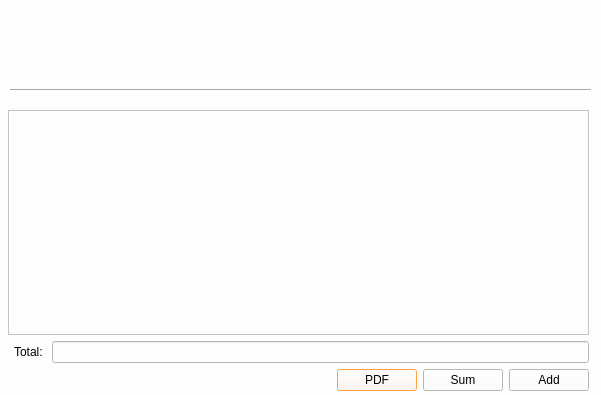
<?xml version="1.0" encoding="UTF-8"?>
<ui version="4.0">
 <class>Bills</class>
 <widget class="QDialog" name="Bills">
  <property name="geometry">
   <rect>
    <x>0</x>
    <y>0</y>
    <width>601</width>
    <height>395</height>
   </rect>
  </property>
  <property name="windowTitle">
   <string>Dialog</string>
  </property>
  <property name="styleSheet">
   <string notr="true">background-color: rgb(253, 253, 253);
selection-background-color: rgb(245, 121, 0);</string>
  </property>
  <widget class="QWidget" name="layoutWidget">
   <property name="geometry">
    <rect>
     <x>8</x>
     <y>110</y>
     <width>581</width>
     <height>281</height>
    </rect>
   </property>
   <layout class="QVBoxLayout" name="verticalLayout">
    <item>
     <widget class="QTableWidget" name="tableWidget"/>
    </item>
    <item>
     <layout class="QHBoxLayout" name="horizontalLayout_2">
      <item>
       <widget class="Line" name="line_2">
        <property name="orientation">
         <enum>Qt::Horizontal</enum>
        </property>
       </widget>
      </item>
      <item>
       <widget class="QLabel" name="label_2">
        <property name="text">
         <string>Total: </string>
        </property>
       </widget>
      </item>
      <item>
       <widget class="QLineEdit" name="lineEdit"/>
      </item>
     </layout>
    </item>
    <item>
     <layout class="QHBoxLayout" name="horizontalLayout_3">
      <item>
       <spacer name="horizontalSpacer">
        <property name="orientation">
         <enum>Qt::Horizontal</enum>
        </property>
        <property name="sizeHint" stdset="0">
         <size>
          <width>368</width>
          <height>20</height>
         </size>
        </property>
       </spacer>
      </item>
      <item>
       <widget class="QPushButton" name="pushButton_3">
        <property name="text">
         <string>PDF</string>
        </property>
       </widget>
      </item>
      <item>
       <widget class="QPushButton" name="pushButton">
        <property name="text">
         <string>Sum</string>
        </property>
       </widget>
      </item>
      <item>
       <widget class="QPushButton" name="pushButton_2">
        <property name="text">
         <string>Add</string>
        </property>
       </widget>
      </item>
     </layout>
    </item>
   </layout>
  </widget>
  <widget class="QWidget" name="widget" native="true">
   <property name="geometry">
    <rect>
     <x>238</x>
     <y>10</y>
     <width>121</width>
     <height>80</height>
    </rect>
   </property>
   <property name="styleSheet">
    <string notr="true">image: url(:/images/icons-coins-80.png);</string>
   </property>
  </widget>
  <widget class="Line" name="line">
   <property name="geometry">
    <rect>
     <x>10</x>
     <y>80</y>
     <width>581</width>
     <height>20</height>
    </rect>
   </property>
   <property name="orientation">
    <enum>Qt::Horizontal</enum>
   </property>
  </widget>
 </widget>
 <resources/>
 <connections/>
</ui>
